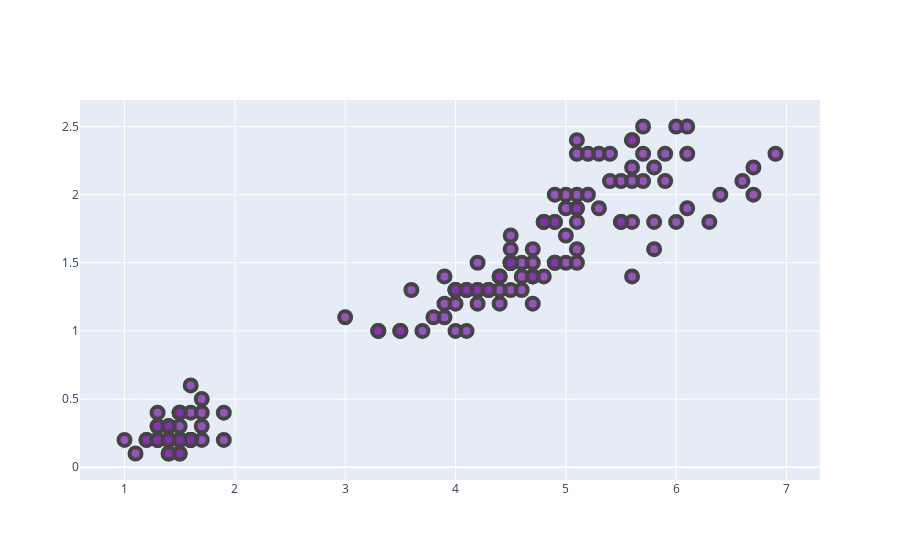

Write notebook code for a chart like this one.
### Code cell
''' 
  @Author: Uthsavi KP
  @Date: 2021-01-16 02:36:02
  @Last Modified by: Uthsavi KP
  @Last Modified time: 2021-01-16 02:36:02
  @Title: To draw a scatter plot for iris dataset and style it.
'''
import pandas as pd
import plotly.graph_objects as go
class StyleScatterPlot:
    @staticmethod
    def style_scatter_plot_for_iris_data():
        """
        using plotly to plot scatter plot for iris dataset and styling it
        """
        data = pd.read_csv("https://raw.githubusercontent.com/mwaskom/seaborn-data/master/iris.csv")
        
        fig = go.Figure()
        fig.add_trace(go.Scatter( x = data.petal_length, y = data.petal_width,mode = "markers",marker_line_width = 4,
                                 marker_size = 12,marker_color='rgba(132, 44, 179, 0.8)'))
        fig.show()
if __name__=="__main__":
    StyleScatterPlot.style_scatter_plot_for_iris_data()

### Figure 1 — Plotly figure (JSON) as saved in the notebook; plotly's stock layout.template omitted (floating-point values rounded to 4 significant figures; data arrays with more than 128 entries replaced by an {"elided": "..."} marker saying what was removed)
{"data": [{"marker": {"color": "rgba(132, 44, 179, 0.8)", "line": {"width": 4}, "size": 12}, "mode": "markers", "type": "scatter", "x": {"elided": "150 float values"}, "y": {"elided": "150 float values"}}], "layout": {}}
